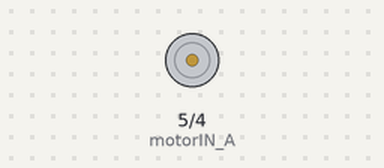
The sketch below on a simulated Arduino Uno, built with avr-gcc and run on an emulated ATmega328P. On the bench: motor-driver pin pairs drawn as motors (green arrow = first pin HIGH = forward, orange = second pin HIGH = backward, longer = more drive). What the sketch prints to the serial monitor is not drawn.

Above: at 0.1 s.
At 2.1 s:
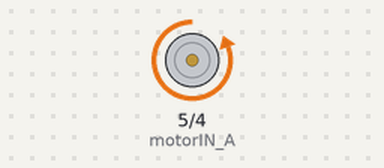
Timing chart, 0 to 3.6 s (numbered marks = the images above):
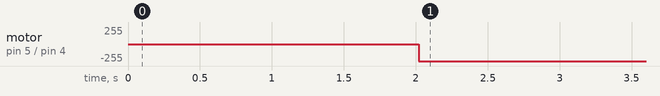

The sketch:

freq.ino
```cpp
// =====================================================
//  Frequency Response Sweep — DC Motor (YL-86 / L9110)
//  -----------------------------------------------------
//  YL-86 wiring (Convention B):
//    IA=LOW,  IB=PWM   -> forward (modulated speed)
//    IA=PWM,  IB=LOW   -> reverse
//    IA=LOW,  IB=LOW   -> coast
//    IA=HIGH, IB=HIGH  -> brake (avoid)
//
//  Operating point V1* = 200 PWM (as per TA).
//  Model G(s) is in deviation variables around (V1*, O*).
//  Input u(t) = 0.3*sin(omega*t) is the SCALED DEVIATION input.
//
//  V1(t)  = V1* + PWM_RANGE * u_pu(t)
//         = 200 + 50 * 0.3 * sin(omega*t)
//         = 200 + 15 * sin(omega*t)   in [185, 215]
// =====================================================

// ---- Pins (per the YL-86 wiring photo) ----
const int motorIN_A = 5;   // IA2 on YL-86
const int motorIN_B = 4;   // IB2 on YL-86
const int encA      = 18;  // Encoder channel A (interrupt)
const int encB      = 19;  // Encoder channel B (direction)

// ---- Encoder ----
volatile long encoderPos = 0; // 'volatile' is required for variables changed in an ISR
const float PPR = 2150.0;

// ---- Sampling / RPM ----
long previousPos = 0;
unsigned long previousTime = 0;

// ---- Frequency sweep (rad/s) ----
// 20 ms sampling -> aliasing-safe ~30 rad/s
// ω_c ≈ 4–5 rad/s -> σαρώνουμε από 0.1 έως 10 για να πιάσουμε roll-off
float omegas[] = {0.1, 0.3, 0.7, 1.2, 2.0, 3.0, 4.0, 5.0, 6.5, 8.0, 10.0};
int numOmegas = 11;
int currentOmegaIndex = 0;

unsigned long stateStartTime = 0;
bool finished = false;
bool isNewFreq = true;
unsigned long timeToWait = 0;

// ---- Operating point ----
const float PWM_BIAS  = 200.0;
const float PWM_RANGE = 50.0;
const float AMP_PU    = 0.3;

void setup() {
  // CRITICAL FIX: 115200 Baud to prevent the 20ms loop from stuttering/blocking
  Serial.begin(115200);

  pinMode(motorIN_A, OUTPUT);
  pinMode(motorIN_B, OUTPUT);

  pinMode(encA, INPUT_PULLUP);
  pinMode(encB, INPUT_PULLUP);

  attachInterrupt(digitalPinToInterrupt(encA), readEncoder, RISING);

  // For forward-only operation: IA stays LOW for the whole experiment.
  // IB gets the PWM. Set IA once here and never touch it again.
  analogWrite(motorIN_A, 0);
  analogWrite(motorIN_B, 0);

  // Give the user 2 seconds to clear the serial monitor before starting
  delay(2000);
}

void loop() {
  if (finished) return;

  unsigned long currentMillis = millis();

  // --- 1. Setup a New Frequency Block ---
  if (isNewFreq) {
    Serial.println();
    Serial.print("Omega = ");
    Serial.println(omegas[currentOmegaIndex]);
    Serial.println("Time_s,u_pwm,u_pu,RPM");

    float period = (2.0 * PI) / omegas[currentOmegaIndex];

    // Calculate wait time (3 periods)
    timeToWait = (unsigned long)(3.0 * period * 1000.0);

    // CRITICAL FIX: Enforce minimum wait time (4 seconds) so fast frequencies have time to settle!
    if (timeToWait < 4000) { timeToWait = 4000; }
    // Cap at 6 minutes just in case
    if (timeToWait > 360000) { timeToWait = 360000; }

    stateStartTime = currentMillis;
    previousTime   = currentMillis;

    // CRITICAL FIX: Atomic read to safely copy the 32-bit volatile variable
    noInterrupts();
    previousPos = encoderPos;
    interrupts();

    isNewFreq = false;
  }

  // --- 2. Check if it's time to move to the next frequency ---
  if (currentMillis - stateStartTime >= timeToWait) {
    currentOmegaIndex++;

    // If we've run out of frequencies, shut down
    if (currentOmegaIndex >= numOmegas) {
      finished = true;
      analogWrite(motorIN_A, 0);
      analogWrite(motorIN_B, 0);
      Serial.println();
      Serial.println("DONE! ALL FREQUENCIES COMPLETED.");
      return;
    }

    // Otherwise, flag that we need to start the next frequency
    isNewFreq = true;
    return;
  }

  // --- 3. The 20ms Control and Sampling Loop ---
  if (currentMillis - previousTime >= 20) {
    unsigned long dt = currentMillis - previousTime;
    float t = (currentMillis - stateStartTime) / 1000.0;

    // Calculate inputs
    float u_pu  = AMP_PU * sin(omegas[currentOmegaIndex] * t);
    float u_pwm = PWM_BIAS + PWM_RANGE * u_pu;   // [185, 215], ALWAYS POSITIVE

    // Apply motor command (Convention B forward drive: IA=LOW, IB=PWM)
    int pwmValue = constrain((int)u_pwm, 0, 255);
    analogWrite(motorIN_B, pwmValue);

    // CRITICAL FIX: Atomic encoder read to prevent corrupted RPM spikes
    noInterrupts();
    long currentPos = encoderPos;
    interrupts();

    // Calculate Speed
    long dPos = currentPos - previousPos;
    float rpm = ((float)dPos / PPR) * (60000.0 / (float)dt);

    // Send CSV data over Serial
    Serial.print(t, 3);
    Serial.print(",");
    Serial.print(u_pwm, 1);
    Serial.print(",");
    Serial.print(u_pu, 4);
    Serial.print(",");
    Serial.println(rpm, 3);

    // Update state for the next 20ms cycle
    previousTime = currentMillis;
    previousPos  = currentPos;
  }
}

// =====================================================
//  Encoder Interrupt Service Routine (ISR)
// =====================================================
void readEncoder() {
  // Sign of count follows direction via channel B
  if (digitalRead(encB) == HIGH) {
    encoderPos++;
  } else {
    encoderPos--;
  }
}
```

Measured:
- by itself, motor on pin 5 (motorIN_A) / pin 4 (motorIN_B): stopped → backward 255/255 at 2.0 s
